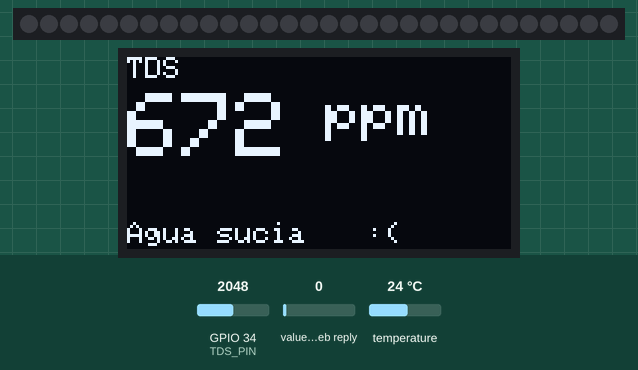
The sketch below on a simulated ESP32. On the bench: 30 RGB LEDs in strip order, left to right, 128×64 one-colour display. The inputs (shaded band) are chosen by the test bench; at power-on: temperature 24 °C, GPIO 34 (TDS_PIN) = 2048, value in the web reply 0. WiFi joins after 1.5 s; servers stay silent unless stated; web services answer with replies made up by the test bench; what the sketch prints to the serial monitor is not drawn.

Above: at 3.0 s.
3.1 s: temperature set to 33 °C
At 14.4 s:
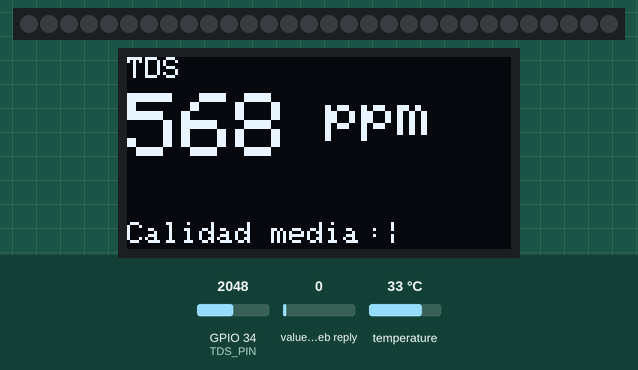
15.4 s: GPIO 34 (TDS_PIN) set to 1239
At 26.0 s:
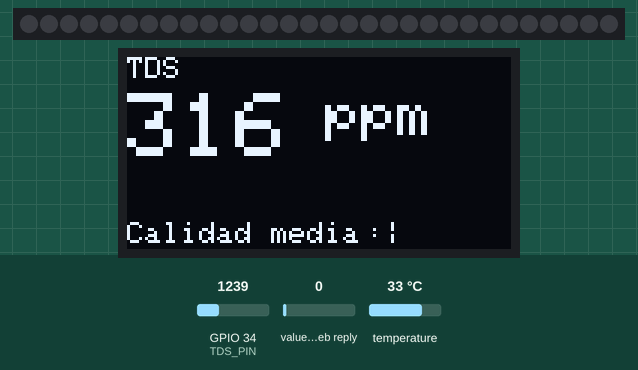
26.7 s: GPIO 34 (TDS_PIN) set to 1142
At 37.4 s:
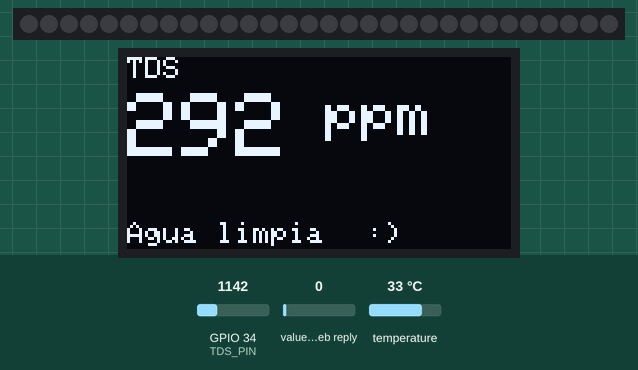
37.7 s: GPIO 34 (TDS_PIN) set to 2866
At 48.7 s:
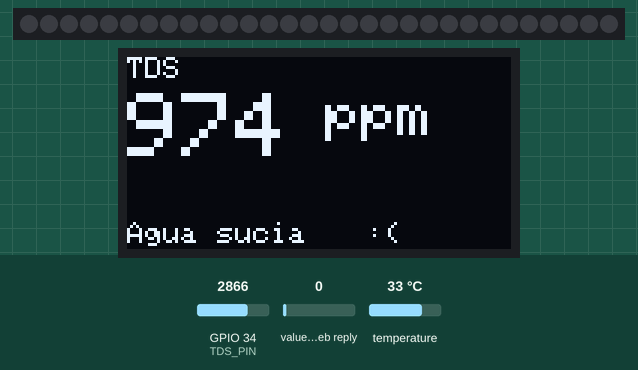
49.0 s: temperature set to 12 °C
At 59.1 s:
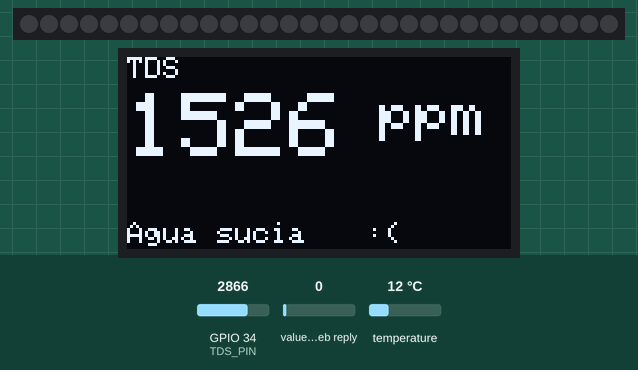
60.0 s: temperature set to 19 °C
At 70.7 s:
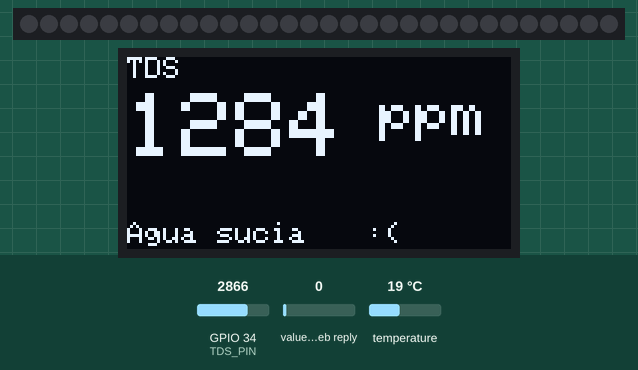
Timing chart, 0 to 72.2 s (numbered marks = the images above; inputs shaded):
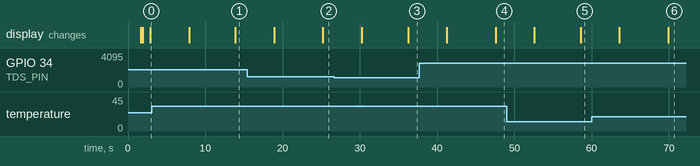

Measured:
- the behaviour switches between 1174 and 1173 on GPIO 34 (TDS_PIN) (found by bisection; images 2 and 3)
- after the input at 3.1 s, the display: first differs from a run without the input after 10.8 s (image 1)
- after the input at 15.4 s, the display: first differs from a run without the input after 9.8 s (image 2)
- after the input at 26.7 s, the display: first differs from a run without the input after 9.5 s (image 3)
- after the input at 37.7 s, the display: first differs from a run without the input after 9.9 s (image 4)
- after the input at 49.0 s, the display: first differs from a run without the input after 9.6 s (image 5)
- after the input at 60.0 s, the display: first differs from a run without the input after 9.9 s (image 6)

The sketch:

Piscis.ino
```cpp
/**************************************************************************
  Ejemplo completo ESP32:
  - Mide TDS (sensor analógico) y temperatura (DS18B20)
  - Compensa TDS según temperatura
  - Sube TDS y temperatura a ThingSpeak (fields 1 y 2) cada 15 s
  - Lee un comando de color de ThingSpeak (field 3): RRGGBB o “RAINBOW”
  - Enciende una tira WS2812B con Adafruit_NeoPixel según el comando
  - Muestra alternadamente en OLED la lectura de TDS y de temperatura
**************************************************************************/

// ——————————— INCLUYE LIBRERÍAS ———————————
#include <WiFi.h>                // Conexión Wi-Fi
#include <HTTPClient.h>          // Cliente HTTP para leer ThingSpeak
#include <ThingSpeak.h>          // Biblioteca ThingSpeak (para escribir)
#include <OneWire.h>             // Comunicación 1-Wire (DS18B20)
#include <DallasTemperature.h>   // Lectura de DS18B20
#include <Wire.h>                // I2C para OLED
#include <Adafruit_GFX.h>        // Gráficos base para OLED
#include <Adafruit_SH110X.h>     // Driver para pantallas SH1106/SH1107
#include <Adafruit_NeoPixel.h>   // Control de tira WS2812B

// —————— 1) CREDENCIALES Y PARÁMETROS ——————
const char* ssid        = "mmmacademyAP";              // Nombre de tu red Wi-Fi
const char* password    = "MMMacademy2021";              // Contraseña de tu Wi-Fi

// ThingSpeak: canal y claves
const unsigned long channelID   = 2833025;        // ID de tu canal
const char* writeAPIKey          = "8S422K718DH5XBQW";  // Para escribir fields 1 y 2
const char* readAPIKey           = "78JUDN4L97ZJEZ3V";   // Si el canal es privado; si no, deja ""

WiFiClient  tsClient;          // Cliente para ThingSpeak (escritura)

// —————— 2) DEFINICIONES DE PINES ——————
#define TDS_PIN     34         // Pin analógico donde va el sensor TDS
#define ONE_WIRE_PIN 32        // Pin digital DATA del DS18B20
#define OLED_SDA    21         // Pin SDA para OLED (I2C)
#define OLED_SCL    22         // Pin SCL para OLED (I2C)
#define LED_PIN     2         // Pin de datos de la tira WS2812B
#define NUM_LEDS    30         // Número total de LEDs en la tira

// —————— 3) OBJETOS GLOBALES ——————

OneWire oneWire(ONE_WIRE_PIN);                 // Bus OneWire para DS18B20
DallasTemperature sensors(&oneWire);           // Objeto sensor DS18B20

Adafruit_SH1106G display(128, 64, &Wire, -1);  // Pantalla OLED SH1106 128×64

Adafruit_NeoPixel strip(NUM_LEDS, LED_PIN, NEO_GRB + NEO_KHZ800);
// strip.begin() y strip.show() se llaman en setup()

// ThingSpeak timing
unsigned long lastTSWrite = 0;
const unsigned long TS_INTERVAL = 15000;  // 15.000 ms mínimo entre escrituras

// —————— 4) FUNCIONES AUXILIARES ——————

/**
 * Wheel(pos):
 *  Genera un color del arcoíris (255 colores).
 *  pos: valor de 0 a 255
 *  Devuelve un uint32_t con el color RGB empaquetado.
 */
uint32_t Wheel(uint8_t pos) {
  pos = 255 - pos;
  if (pos < 85)  return strip.Color(255 - pos * 3, 0, pos * 3);
  if (pos < 170) { pos -= 85; return strip.Color(0, pos * 3, 255 - pos * 3); }
                  pos -= 170;
  return strip.Color(pos * 3, 255 - pos * 3, 0);
}

/**
 * showRainbow():
 *  Recorre todos los LEDs y aplica un degradado arcoíris
 */
void showRainbow() {
  for (int i = 0; i < NUM_LEDS; i++) {
    // Distribuye los 256 tonos equitativamente en la tira
    uint8_t idx = (i * 256) / NUM_LEDS;
    strip.setPixelColor(i, Wheel(idx));
  }
  strip.show();
}

// —————— 5) setup(): configuración inicial ——————
void setup() {
  // Serial para debug
  Serial.begin(115200);
  delay(100);

  // 5.1 Conectar a Wi-Fi
  WiFi.begin(ssid, password);
  Serial.print("Conectando WiFi");
  while (WiFi.status() != WL_CONNECTED) {
    delay(500);
    Serial.print(".");
  }
  Serial.println();
  Serial.print("IP ESP32: ");
  Serial.println(WiFi.localIP());

  // 5.2 Inicializar ThingSpeak (escritura)
  ThingSpeak.begin(tsClient);

  // 5.3 Inicializar NeoPixel
  strip.begin();      // Configura pin y buffers
  strip.show();       // Apaga todos al arrancar

  // 5.4 Inicializar sensores y pantalla OLED
  sensors.begin();    // DS18B20
  Wire.begin(OLED_SDA, OLED_SCL); // I2C para OLED
  delay(250);
  display.begin(0x3C, true);      // Dirección 0x3C, sin reset pin
  display.setTextColor(SH110X_WHITE);
}

// —————— 6) loop(): bucle principal ——————
void loop() {
  // 6.1) Medir temperatura con DS18B20
  sensors.requestTemperatures();
  float tempC = sensors.getTempCByIndex(0);  // °C

  // 6.2) Leer sensor TDS (voltaje) y convertir a ppm
  int analogValue = analogRead(TDS_PIN);
  float voltage   = analogValue * (3.3 / 4095.0);
  float tdsRaw    = (133.42 * pow(voltage, 3)
                   - 255.86 * pow(voltage, 2)

                   + 857.39 * voltage) * 0.5;
  // Compensación por temperatura (ref 25 °C, coef 2%/°C)
  int tdsInt = round(tdsRaw / (1.0 + 0.02 * (tempC - 25.0)));

  // 6.3) Escribir TDS y Temp en ThingSpeak cada 15 s
  if (millis() - lastTSWrite >= TS_INTERVAL) {
    ThingSpeak.setField(1, tdsInt);    // Field 1 = TDS (ppm)
    ThingSpeak.setField(2, tempC);     // Field 2 = Temp (°C)
    int resp = ThingSpeak.writeFields(channelID, writeAPIKey);
    Serial.print("ThingSpeak write result: ");
    Serial.println(resp);
    lastTSWrite = millis();
  }

  // 6.4) Leer comando de color (field 3) desde ThingSpeak
  String cmd;
  {
    HTTPClient http;
    String url = String("http://api.thingspeak.com/channels/") +
                 channelID + "/fields/3/last.txt";
    if (strlen(readAPIKey) > 0) {
      url += "?api_key=" + String(readAPIKey);
    }
    http.begin(url);
    int httpCode = http.GET();
    if (httpCode == 200) {
      cmd = http.getString();
      cmd.trim();  // Elimina espacios y saltos de línea
    }
    http.end();
  }
  Serial.print("Comando leido: ");
  Serial.println(cmd);

  // 6.5) Interpretar comando y cambiar LEDs
  if (cmd.equalsIgnoreCase("RAINBOW")) {
    // Efecto arcoíris
    showRainbow();
  }
  else if (cmd.length() == 6) {
    // Asume un hex RRGGBB
    long val = strtol(cmd.c_str(), NULL, 16);
    uint8_t r = (val >> 16) & 0xFF;
    uint8_t g = (val >>  8) & 0xFF;
    uint8_t b =  val        & 0xFF;
    // Pintar todos los LEDs con ese color
    for (int i = 0; i < NUM_LEDS; i++) {
      strip.setPixelColor(i, strip.Color(r, g, b));
    }
    strip.show();
  }
  // Si cmd no coincide con nada, mantiene el color anterior

  // 6.6) Mostrar en OLED: lectura de TDS + estado
  String estado, emoji;
  if      (tdsInt < 300) { estado = "Agua limpia"; emoji = ":)"; }
  else if (tdsInt < 600) { estado = "Calidad media"; emoji = ":|"; }
  else                   { estado = "Agua sucia";  emoji = ":("; }

  display.clearDisplay();
  // Línea de título
  display.setTextSize(1);
  display.setCursor(0, 0);
  display.print("TDS");
  // Valor grande
  display.setTextSize(3);
  display.setCursor(0, 12);
  display.print(tdsInt);
  // Unidad
  display.setTextSize(2);
  display.print(" ppm");
  // Estado + emoji en la parte inferior
  display.setTextSize(1);
  display.setCursor(0, 55);
  display.print(estado);
  display.setCursor(80, 55);
  display.print(emoji);
  display.display();

  // Debug serial
  Serial.printf("TDS: %d ppm   %s %s\n", tdsInt, estado.c_str(), emoji.c_str());

  delay(5000);  // Espera 5 s antes de mostrar temperatura

  // 6.7) Mostrar en OLED: lectura de temperatura
  display.clearDisplay();
  display.setTextSize(1);
  display.setCursor(0, 0);
  display.print("Temperatura");
  display.setTextSize(3);
  display.setCursor(0, 12);
  display.print(tempC, 1);
  display.setTextSize(2);
  display.print(" C");
  display.display();

  Serial.printf("Temperatura: %.1f °C\n", tempC);

  delay(5000);  // Espera 5 s antes de repetir el bucle
}
```
